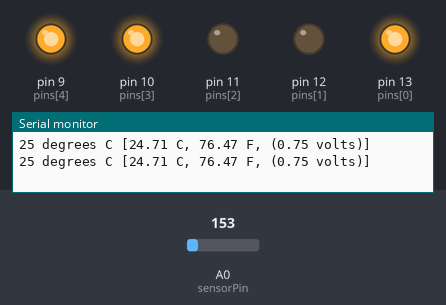
Bench run of a sketch on a simulated Arduino Uno, built with avr-gcc and run on an emulated ATmega328P. Shown: output pins drawn as LEDs (lit = HIGH), the last lines printed to the serial monitor. The test bench sets the inputs (shaded band); at power-on: A0 (sensorPin) = 153.

Above: at 1.8 s.
1.9 s: A0 (sensorPin) set to 155
At 2.3 s:
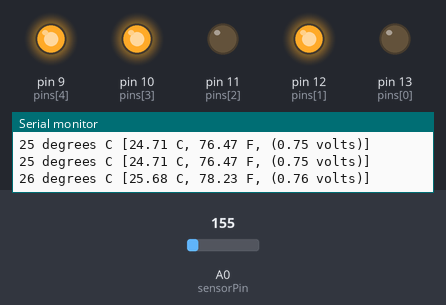
3.5 s: A0 (sensorPin) set to 165
At 5.2 s:
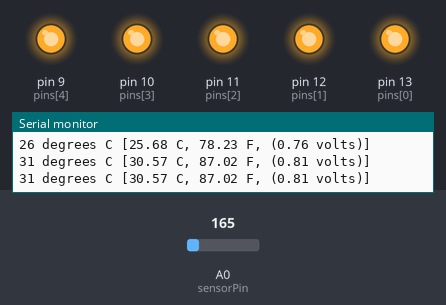
5.5 s: A0 (sensorPin) set to 175
At 6.8 s:
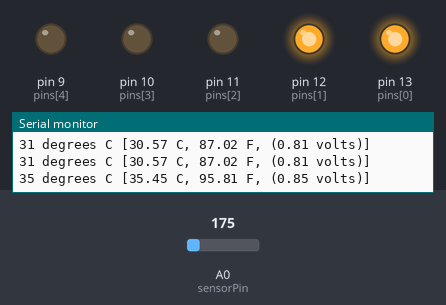
7.5 s: A0 (sensorPin) set to 191
At 8.5 s:
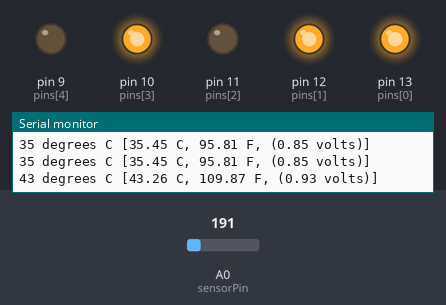
9.5 s: A0 (sensorPin) set to 189
At 11.2 s:
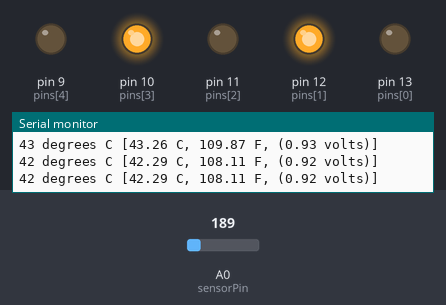
11.5 s: A0 (sensorPin) set to 221
At 13.0 s:
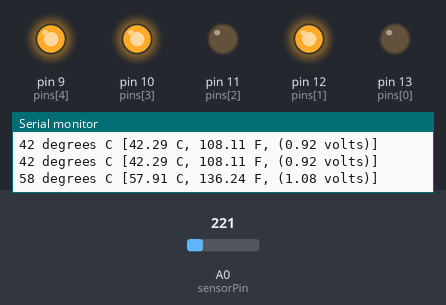
Timing chart, 0 to 14.5 s (numbered marks = the images above; inputs shaded):
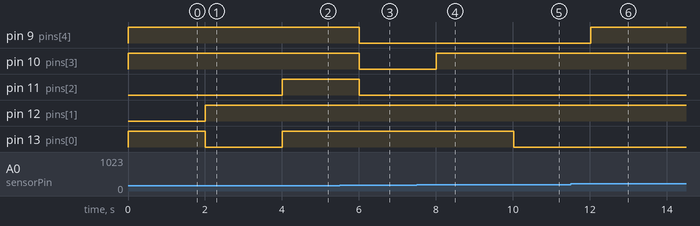

The sketch:

LEDThermometer.ino
```cpp
/*
 * Binary Thermometer
 * Read temperature from TMP36 sensor & display in binary using LEDs
 *
 * Author: David Bryant (david@orangemoose.com)
 * Date: January 29, 2012
 *
 * This was one of my first Arduino programs, having gotten a Starter Kit for
 * Christmas 2011 that included an Arduino Uno, a TMP36 analog temperature sensor,
 * and some LEDs.  The first step was to get readings from the TMP36, which proved
 * pretty easy but I had no direct means of displaying the temperature readings
 * other than via the Serial monitor and that required having the Arduino connected
 * to a computer.  I wanted to wander around the house and take readings outside,
 * in the refrigerator/freezer, etc. but unfortunately my Starter Kit didn't include
 * a display of any kind.  It then occurred to me that I could use LEDs and display
 * the temperature in binary, and this program was born.
 *
 * I still remember the excitement of using the program to read the temperature in
 * our freezer, having built a probe out of the TMP36 by inserting it in an old
 * transistor socket soldered to three long pieces of wire.  That same evening I
 * ordered an LCD display so I could build something more practical.
 */

boolean debugging = true;   /* If debugging, output via Serial monitor */

int sensorPin = 0;  /* Pin the TMP36 sensor output is connected to */

int pins[] = {13,12,11,10,9};  /* LED pins */
int numpins = 5;

int i = 0;

void setup() {
  // initialize the digital output pins
  for(i=0;i<numpins;i++) {
    pinMode(pins[i],OUTPUT);
  }

  // send debugging info via the Serial monitor
  Serial.begin(9600);
}

/* Main execution (infinite) loop */

void loop()
{
  int reading, displayTemp;
  float voltage, temperatureC, temperatureF;

  /* Read temperature sensor */
  reading = analogRead(sensorPin);

  /* Convert reading to voltage */
  voltage = (reading * 5.0);
  voltage /= 1024.0;

  /* Convert to temperature */
  temperatureC = (voltage - 0.5) * 100;  // 10mV per degree with 500mV offset
  temperatureF = (temperatureC * 9.0 / 5.0) + 32.0;

  displayTemp = (int) (temperatureC + 0.5);

  if(debugging) {
    Serial.print(displayTemp); Serial.print(" degrees C [");
    Serial.print(temperatureC); Serial.print(" C, ");
    Serial.print(temperatureF); Serial.print(" F, (");
    Serial.print(voltage); Serial.println(" volts)]");
  }

  displayLED(displayTemp);

  delay(1000);   /* Delay */
}

void displayLED(int value)
{
  /* Check value range */
  if(value < 0) value = 0;

  for(i=0;i<numpins;i++) {
      if(value & (1<<i)) digitalWrite(pins[i],HIGH);
      else               digitalWrite(pins[i],LOW);
  }
}
```

Measured:
- the behaviour switches between 154 and 155 on A0 (sensorPin) (found by bisection; images 0 and 1)
- the behaviour switches between 190 and 189 on A0 (sensorPin) (found by bisection; images 4 and 5)
- after the input at 1.9 s, pin 12 (pins[1]): LOW → HIGH after 0.11 s; pin 13 (pins[0]): HIGH → LOW after 0.11 s
- after the input at 3.5 s, pin 11 (pins[2]), pin 13 (pins[0]): LOW → HIGH after 0.51 s
- after the input at 5.5 s, pin 9 (pins[4]), pin 10 (pins[3]), pin 11 (pins[2]): HIGH → LOW after 0.51 s
- after the input at 7.5 s, pin 10 (pins[3]): LOW → HIGH after 0.52 s
- after the input at 9.5 s, pin 13 (pins[0]): HIGH → LOW after 0.52 s
- after the input at 11.5 s, pin 9 (pins[4]): LOW → HIGH after 0.52 s
